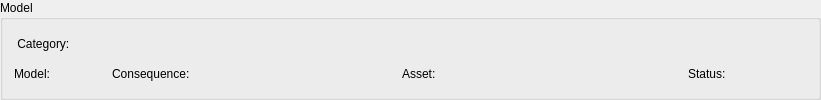
    <widget class="QGroupBox" name="groupBox_12">
     <property name="title">
      <string>Model</string>
     </property>
     <layout class="QVBoxLayout" name="verticalLayout_23">
      <item>
       <layout class="QHBoxLayout" name="horizontalLayout_19">
        <item>
         <widget class="QLabel" name="label_34">
          <property name="sizePolicy">
           <sizepolicy hsizetype="Fixed" vsizetype="Preferred">
            <horstretch>0</horstretch>
            <verstretch>0</verstretch>
           </sizepolicy>
          </property>
          <property name="text">
           <string> Category:</string>
          </property>
          <property name="margin">
           <number>1</number>
          </property>
         </widget>
        </item>
        <item>
         <widget class="QLabel" name="label_category">
          <property name="text">
           <string/>
          </property>
         </widget>
        </item>
       </layout>
      </item>
      <item>
       <layout class="QHBoxLayout" name="horizontalLayout_10">
        <item>
         <widget class="QLabel" name="label_35">
          <property name="text">
           <string>Model:</string>
          </property>
         </widget>
        </item>
        <item>
         <widget class="QLabel" name="label_mod_modelid">
          <property name="minimumSize">
           <size>
            <width>50</width>
            <height>0</height>
           </size>
          </property>
          <property name="text">
           <string/>
          </property>
         </widget>
        </item>
        <item>
         <widget class="QLabel" name="label_36">
          <property name="text">
           <string>Consequence:</string>
          </property>
         </widget>
        </item>
        <item>
         <widget class="QLabel" name="label_mod_consq">
          <property name="minimumSize">
           <size>
            <width>200</width>
            <height>0</height>
           </size>
          </property>
          <property name="text">
           <string/>
          </property>
         </widget>
        </item>
        <item>
         <widget class="QLabel" name="label_37">
          <property name="text">
           <string>Asset:</string>
          </property>
         </widget>
        </item>
        <item>
         <widget class="QLabel" name="label_mod_asset">
          <property name="minimumSize">
           <size>
            <width>200</width>
            <height>0</height>
           </size>
          </property>
          <property name="text">
           <string/>
          </property>
         </widget>
        </item>
        <item>
         <spacer name="horizontalSpacer_8">
          <property name="orientation">
           <enum>Qt::Horizontal</enum>
          </property>
          <property name="sizeHint" stdset="0">
           <size>
            <width>40</width>
            <height>20</height>
           </size>
          </property>
         </spacer>
        </item>
        <item>
         <widget class="QLabel" name="label_39">
          <property name="text">
           <string>Status:</string>
          </property>
         </widget>
        </item>
        <item>
         <widget class="QLabel" name="label_mod_status">
          <property name="minimumSize">
           <size>
            <width>75</width>
            <height>0</height>
           </size>
          </property>
          <property name="text">
           <string/>
          </property>
         </widget>
        </item>
       </layout>
      </item>
     </layout>
    </widget>
